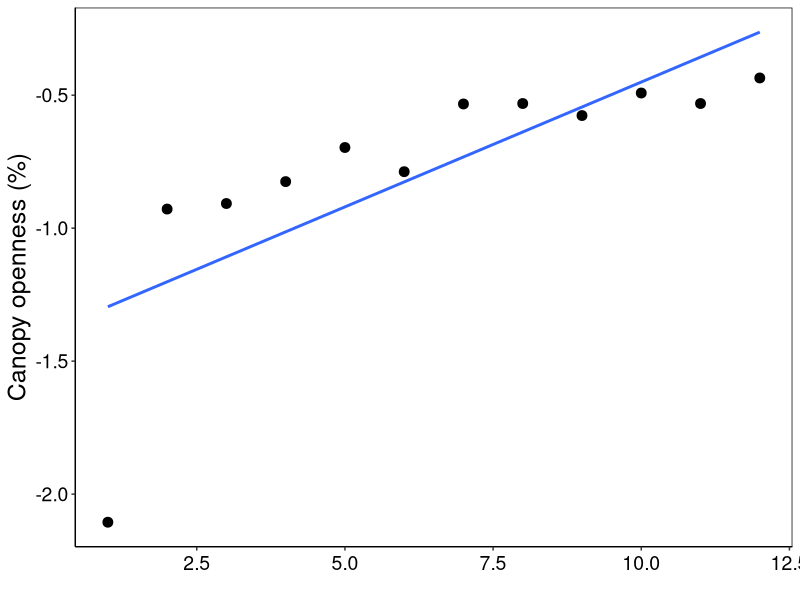
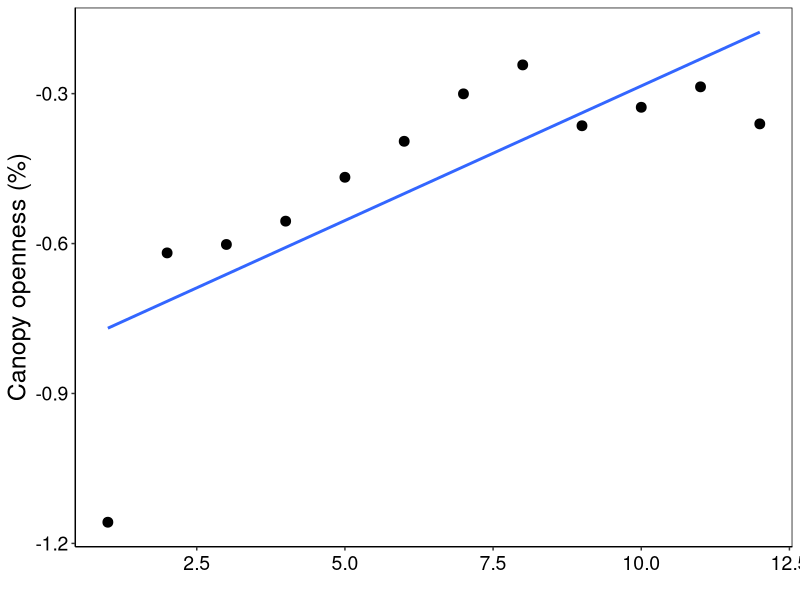
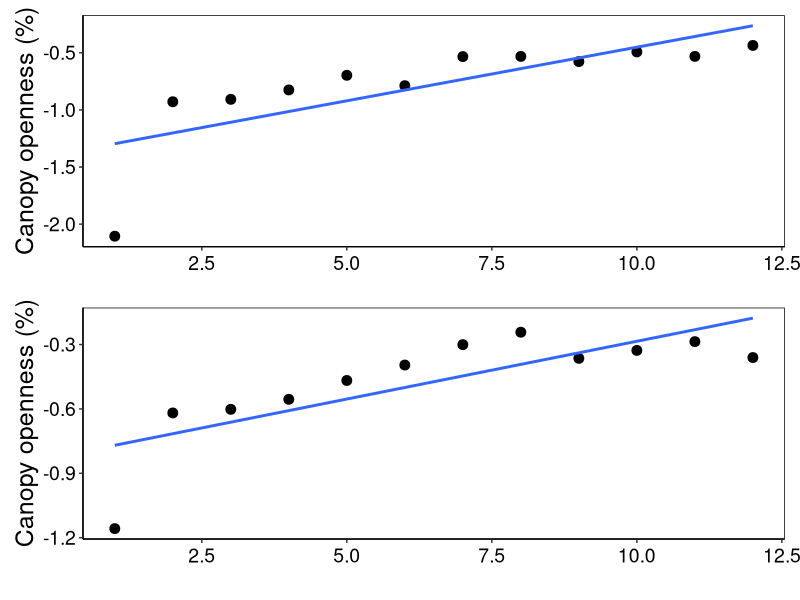

The R source for these figures, in order: (Note: this script raises an error after producing the figures.)




#--------------------------------------------
# Canopy cover
# 08 May 2020
#PEGF
#--------------------------------------------
#

library(modelr)
library(ggplot2)
library(dplyr)
library(patchwork)

canopycover<- read.csv("03 canopy.csv")
canopycover


# QPA CHLA ----------------------------------------------------------------

canopy <- canopycover %>% select(TimeCanopy, QPACanopyLog, QPBCanopyLog)
canopy <- na.omit(canopy)

QPACanopy.mod  <- lm(QPACanopyLog~ TimeCanopy, data=canopy)
summary(QPACanopy.mod)

canopy$QPACanopyresid<- QPACanopy.mod$resid
canopy

1/apply(canopy, 2, sd)

cc1 <- ggplot(canopy, aes(TimeCanopy,
                       y=QPACanopyLog))+
  geom_point(size = 3) + 
  geom_smooth(method=lm,se=FALSE) +
  
  xlab('') + ylab("Canopy openness (%)") + # axis x
  theme(axis.title.y = element_text(size = 18, angle = 90)) +
  
  theme(axis.text.x=element_text(angle=0, size=14, vjust=0.5, color="black")) + #subaxis x
  theme(axis.text.y=element_text(angle=0, size=14, vjust=0.5, color="black")) + #subaxis y
  
#  ylim(-2,1.5) +
  
  theme(panel.grid.major = element_blank(), panel.grid.minor = element_blank(),
        panel.background = element_blank(), axis.line = element_line(colour = "black")) +
  theme(panel.border = element_rect(colour = "black", fill=NA, size=0.5))
cc1



# QPB CHL-A ---------------------------------------------------------------

QPBCanopy.mod  <- lm(QPBCanopyLog~ TimeCanopy, data=canopy)
summary(QPBCanopy.mod)

canopy$QPBCanopyresid<- QPBCanopy.mod$resid
canopy

1/apply(canopy, 2, sd)

cc2 <- ggplot(canopy, aes(TimeCanopy,
                          y=QPBCanopyLog))+
  geom_point(size = 3) + 
  geom_smooth(method=lm,se=FALSE) +
  
  xlab('') + ylab("Canopy openness (%)") + # axis x
  theme(axis.title.y = element_text(size = 18, angle = 90)) +
  
  theme(axis.text.x=element_text(angle=0, size=14, vjust=0.5, color="black")) + #subaxis x
  theme(axis.text.y=element_text(angle=0, size=14, vjust=0.5, color="black")) + #subaxis y
  
  #  ylim(-2,1.5) +
  
  theme(panel.grid.major = element_blank(), panel.grid.minor = element_blank(),
        panel.background = element_blank(), axis.line = element_line(colour = "black")) +
  theme(panel.border = element_rect(colour = "black", fill=NA, size=0.5))
cc2

canopyreg <- cc1 / cc2
canopyreg + ggsave("Canopy.jpeg", width=6, height=10,dpi=600)



# Long term ---------------------------------------------------------------

canopycover
# QPA
cc3 <- ggplot(canopycover,aes(TimeCanopy,
                       y=QPACanopy))+
  
  annotate(geom = "rect",xmin=1,xmax=18,ymin=7.72,ymax=18.83,alpha = 0.4,fill = "grey") +
  
  geom_point() + 
  geom_line() +
  geom_errorbar(aes(ymin=QPACanopy-QPAsdCanopy, ymax=QPACanopy+QPAsdCanopy), width=.2,
                position=position_dodge(0.05)) + 
  geom_segment(aes(x = 1, y = 13.28, xend = 6, yend = 13.28))+
  geom_segment((aes(x = 7, y = 13.28, xend = 18, yend = 13.28)), color="red", linetype="dashed", size=1) +
  
  xlab('')+ ylab("Canopy openness (%)") +
  theme(axis.title.y = element_text(size = 18, angle = 90)) +
  
  theme(axis.text.x=element_text(angle=0, size=14, vjust=0.5, color="black")) + #subaxis x
  theme(axis.text.y=element_text(angle=0, size=14, vjust=0.5, color="black")) + #subaxis y
  
  ylim(5,100) +
  
  theme(panel.grid.major = element_blank(), panel.grid.minor = element_blank(),
        panel.background = element_blank(), axis.line = element_line(colour = "black")) +
  theme(panel.border = element_rect(colour = "black", fill=NA, size=0.5))

cc3

# QPB

cc4 <- ggplot(canopycover,aes(TimeCanopy,
                              y=QPBCanopy))+
  
  annotate(geom = "rect",xmin=1,xmax=18,ymin=8.79,ymax=14.60,alpha = 0.4,fill = "grey") +
  
  geom_point() + 
  geom_line() +
  geom_errorbar(aes(ymin=QPBCanopy-QPBsdCanopy, ymax=QPBCanopy+QPBsdCanopy), width=.2,
                position=position_dodge(0.05)) + 
  geom_segment(aes(x = 1, y = 11.69, xend = 6, yend = 11.69))+
  geom_segment((aes(x = 7, y = 11.69, xend = 18, yend = 11.69)), color="red", linetype="dashed", size=1) + 
  
  xlab('')+ ylab("Canopy openness (%)") +
  theme(axis.title.y = element_text(size = 18, angle = 90)) +
  
  theme(axis.text.x=element_text(angle=0, size=14, vjust=0.5, color="black")) + #subaxis x
  theme(axis.text.y=element_text(angle=0, size=14, vjust=0.5, color="black")) + #subaxis y
  
  ylim(5,100) +
  
  theme(panel.grid.major = element_blank(), panel.grid.minor = element_blank(),
        panel.background = element_blank(), axis.line = element_line(colour = "black")) +
  theme(panel.border = element_rect(colour = "black", fill=NA, size=0.5))

cc4

canopyLong <- cc3 / cc4
canopyLong + ggsave("canopyOpenness.jpeg", width=6, height=10,dpi=600)



